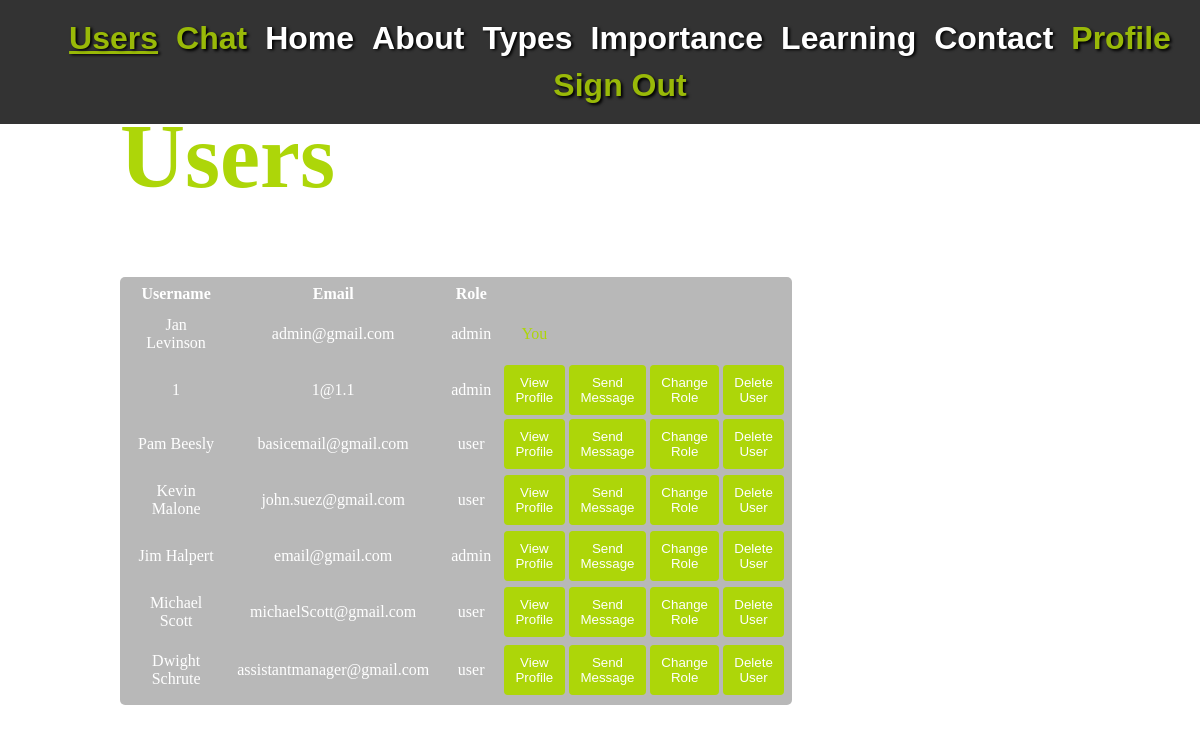
/php/Users.php (signed in), run on the app's committed database.
### tables this page shows
CREATE TABLE `users` (
  `name` varchar(30) NOT NULL,
  `email` varchar(30) NOT NULL,
  `password` varchar(60) NOT NULL,
  `role` varchar(30) NOT NULL,
  `ID` int(10) NOT NULL,
  `profile_picture` varchar(1000) NOT NULL DEFAULT 'basic.jpeg',
  `intro` varchar(1000) NOT NULL DEFAULT 'not set yet',
  `favfun` varchar(100) NOT NULL DEFAULT 'not set yet',
  `public_email` tinyint(1) NOT NULL DEFAULT 1,
  `public_intro` tinyint(1) NOT NULL DEFAULT 1,
  `public_favfun` tinyint(1) NOT NULL DEFAULT 1
);

### php/Users.php (the view, shortened to what this page needs)
<!DOCTYPE html>
<html lang="en">
<head>
    <link rel="stylesheet" href="../css/forAll.css">
    <link rel="stylesheet" href="../css/users.css">
</head>
<body>
<div class="main">
    <?php
    $page = "users";
    include_once "../php/tools/navbar.php";
    ?>
    <div class="content">
        <div class="container">
            <header><h1><span>Users</span></h1></header>
        <main>
            <h2> List of users </h2>
            <table>
                <tr>
                <th>Username</th>
                <th>Email</th>
                <th>Role</th>
                </tr>
            <?php
            require_once "./tools/connect.php";
            $sql = "SELECT * FROM users";
            $users = mysqli_query($conn, $sql);
            while($row = mysqli_fetch_array($users, MYSQLI_ASSOC))
            {
                echo '<tr>';
                echo '<td class="dataRow">' . $row["name"] .'</td>';
                echo '<td class="dataRow">' . $row["email"] .'</td>';
                echo '<td class="dataRow">' . $row["role"] .'</td>';
                if($row["name"] === $_SESSION["user"])
                {
                    echo '<td> <Label> You </Label> </td>';
                }
                else
                {
                    ?>
                    <td>
                        <form action="./Othersprofile.php" method="POST">
                            <button type="submit">View Profile</button>
                        </form>
                    </td>
                    <td>
                        <form action="./Chat.php" method="GET">
                            <button type="submit">Send Message</button>
                        </form>
                    </td>
                    <?php
                    if($_SESSION["role"] === "admin")
                    {
                        ?>
                            <td>
                                <form action="./tools/changeRole.php" method="POST">
                                    <button type="submit">Change Role</button>
                                </form>
                            </td>
                            <td>
                                <form action="./tools/delete.php" method="POST">
                                    <button type="submit">Delete User</button>
                                </form>
                            </td>
                        <?php
                    }
                }
                echo '</tr>';
            }
            ?>
            </table>
        </main>
    </div>
    </div>
</div>
</body>
</html>

### php/tools/navbar.php (shortened to what this page needs)
<nav class="navbar">
    <ul>
        <li class="navbarReg"><a <?php if(isset($_SESSION["user"])) { ?> href="../php/Users.php" <?php } else { ?> href="../php/Login.php" <?php } if($page === "users") { echo 'id="selected"'; } ?>>Users</a></li>
        <li class="navbarReg"><a <?php if(isset($_SESSION["user"])) { ?> href="../php/Chat.php" <?php } else { ?> href="../php/Login.php" <?php } if($page === "chat") { echo 'id="selected"'; } ?>>Chat</a></li>
        <li><a href="../php/Home.php" <?php if($page === "home") { echo 'id="selected"'; } ?>> Home</a></li>
        <li><a href="../php/AboutFungi.php"<?php if($page === "about") { echo 'id="selected"'; } ?>>About</a></li>
        <li><a href="../php/TypesofFungi.php" <?php if($page === "types") { echo 'id="selected"'; } ?> >Types</a></li>
        <li><a href="../php/ImportanceofFungi.php"  <?php if($page === "importance") { echo 'id="selected"'; } ?>>Importance</a></li>
        <li><a href="../php/LearningandResources.php" <?php if($page === "learning") { echo 'id="selected"'; } ?>>Learning</a></li>
        <li><a href="../php/ContactUs.php" <?php if($page === "contact") { echo 'id="selected"'; } ?>>Contact</a></li>
    <?php if(!isset($_SESSION["user"])) { ?>
        <li class="navbarReg"><a href="../php/Register.php" <?php if($page === "register") { echo 'id="selected"'; } ?>>Register</a></li>
        <li class="navbarReg"><a href="../php/Login.php" <?php if($page === "login") { echo 'id="selected"'; } ?>>Login</a></li>
    <?php } else { ?>
        <li class="navbarReg"><a href="../php/Profile.php" <?php if($page === "profile") { echo 'id="selected"'; } ?>>Profile</a></li>
        <li class="navbarReg"><a href="../php/tools/signOutScript.php">Sign Out</a></li>
    <?php } ?>
    </ul>
</nav>

### css/forAll.css (style rules this page uses)
body { width: 100%; margin: 0; padding: 0; background-repeat: no-repeat; background-attachment: fixed; background-size: cover; overflow-x: hidden; }
#selected { text-decoration: underline; text-shadow: 2px 1px 3px black; }
.navbar { text-shadow: 2px 1px 3px black; top: 0; position: fixed; background: #333333; padding: 15px 0; margin: 0 0; width: 100%; overflow: hidden; z-index: 10; text-align: center; }
.navbarReg a { color: rgb(153, 185, 8); text-shadow: 2px 2px 3px black; }
ul { margin: auto; }
ul li { list-style: none; display: inline-block; font-size: 32px; margin: 5px 7px; }
ul li a { text-decoration-line: none; color: rgb(255, 255, 255); font-family: Arial, serif; font-weight: bold; text-align: center; }
.main { width: 100%; background-size: cover; margin: 0; padding: 0 0 1px 0; }
.content { width: 80%; padding-top: 4%; margin-left: auto; margin-right: auto; color: rgb(255, 255, 255); }
.content span { color: rgb(173, 214, 9); font-size: 90px; }
@media (width < 1700px) { .content { padding-top: 7%; } }

### css/users.css (style rules this page uses)
body { background-image: url('../img/background/1.jpg'); overflow-x: hidden; }
table { width: 70%; background-color: rgba(20, 20, 20, 0.3); padding: 5px; border-radius: 5px; }
label { color: rgb(173, 214, 9); }
td { text-align: center; }
.dataRow { padding: 10px; }
button { background-color: rgb(173, 214, 9); color: white; padding: 10px 4px; border: none; border-radius: 4px; cursor: pointer; }

### data on the page
users: name "Jan Levinson", email "admin@gmail.com", role "admin"
users: name "1", email "1@1.1", role "admin"
users: name "Pam Beesly", email "basicemail@gmail.com", role "user"
users: name "Kevin Malone", email "john.suez@gmail.com", role "user"
users: name "Jim Halpert", email "email@gmail.com", role "admin"
users: name "Michael Scott", email "michaelScott@gmail.com", role "user"
users: name "Dwight Schrute", email "assistantmanager@gmail.com", role "user"
